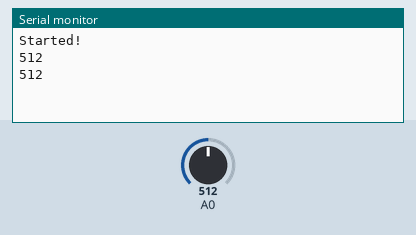
Simulated run of this sketch. Board: Arduino Uno, built with avr-gcc and run on an emulated ATmega328P. Shown: the last lines printed to the serial monitor. The inputs (shaded band) are chosen by the test bench; at power-on: A0 = 512.

Above: at 1.8 s.
1.9 s: A0 set to 716
At 2.4 s:
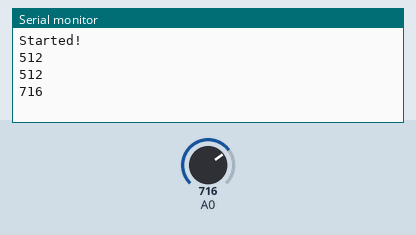
3.4 s: A0 set to 900
At 4.8 s:
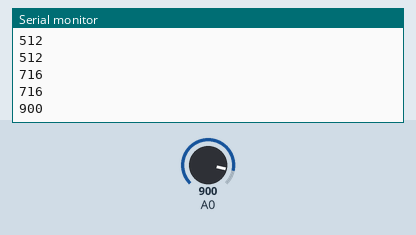
Timing chart, 0 to 6.4 s (numbered marks = the images above; inputs shaded):
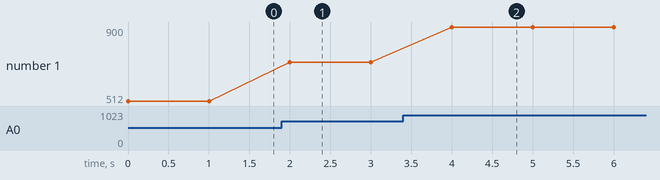

Measured:
- after the input at 1.9 s, the serial monitor: prints a new line after 0.10 s (image 1)
- after the input at 3.4 s, the serial monitor: prints a new line after 0.60 s (image 2)
- plotted number 1: 512 → 716 after the input at 1.9 s, 716 → 900 after the input at 3.4 s

The sketch:

pulse.ino
```cpp
void setup()
{
  Serial.begin(115200);
  Serial.println("Started!");
}
void loop()
{
Serial.println(analogRead(A0));
delay(1000);
}
```
